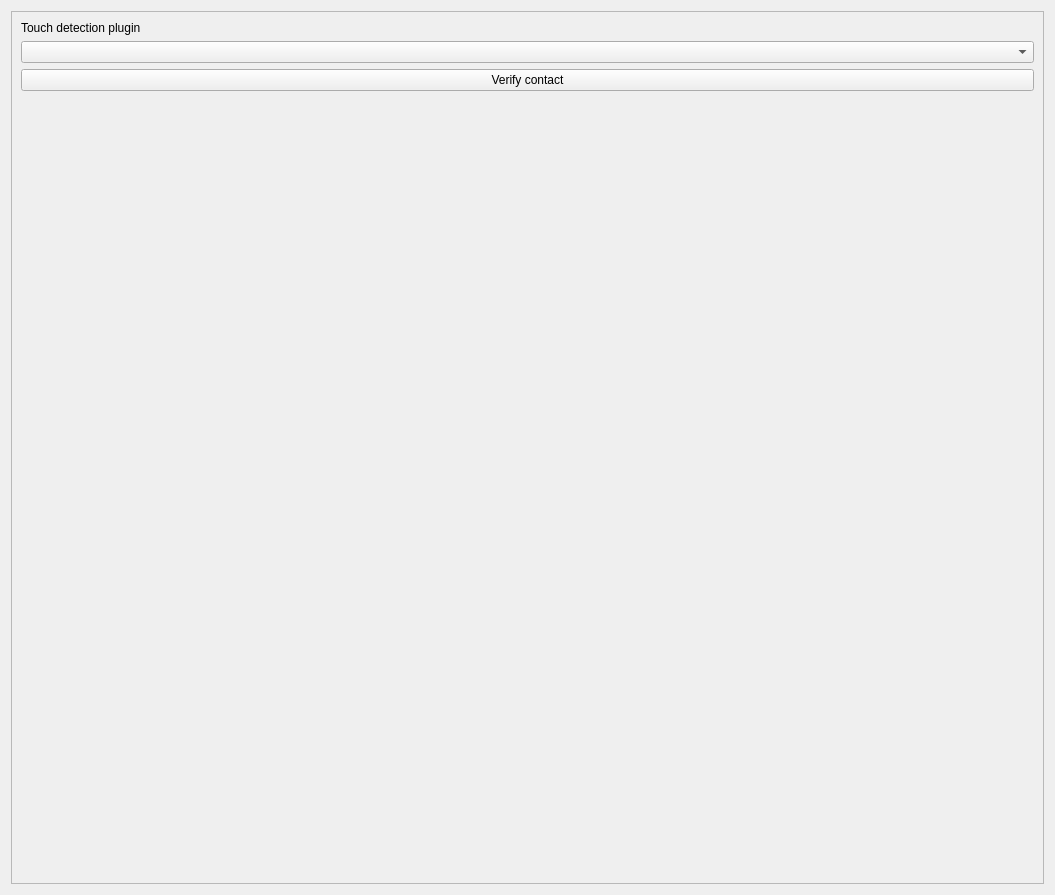
<?xml version="1.0" encoding="UTF-8"?>
<ui version="4.0">
 <class>Form</class>
 <widget class="QWidget" name="Form">
  <property name="geometry">
   <rect>
    <x>0</x>
    <y>0</y>
    <width>1055</width>
    <height>895</height>
   </rect>
  </property>
  <property name="sizePolicy">
   <sizepolicy hsizetype="Expanding" vsizetype="Expanding">
    <horstretch>0</horstretch>
    <verstretch>0</verstretch>
   </sizepolicy>
  </property>
  <property name="windowTitle">
   <string>touchDetect settings</string>
  </property>
  <layout class="QGridLayout" name="gridLayout">
   <item row="0" column="0">
    <widget class="QScrollArea" name="scrollArea">
     <property name="widgetResizable">
      <bool>true</bool>
     </property>
     <widget class="QWidget" name="scrollAreaWidgetContents">
      <property name="geometry">
       <rect>
        <x>0</x>
        <y>0</y>
        <width>1035</width>
        <height>875</height>
       </rect>
      </property>
      <layout class="QGridLayout" name="gridLayout_3">
       <item row="4" column="0">
        <widget class="QComboBox" name="touchDetBox">
         <property name="placeholderText">
          <string>No touch detect plugins found</string>
         </property>
        </widget>
       </item>
       <item row="0" column="0">
        <widget class="QLabel" name="label">
         <property name="text">
          <string>Touch detection plugin</string>
         </property>
         <property name="alignment">
          <set>Qt::AlignBottom|Qt::AlignLeading|Qt::AlignLeft</set>
         </property>
        </widget>
       </item>
       <item row="6" column="0">
        <widget class="QPushButton" name="pushButton">
         <property name="text">
          <string>Verify contact</string>
         </property>
        </widget>
       </item>
       <item row="7" column="0">
        <spacer name="verticalSpacer_2">
         <property name="orientation">
          <enum>Qt::Vertical</enum>
         </property>
         <property name="sizeHint" stdset="0">
          <size>
           <width>20</width>
           <height>40</height>
          </size>
         </property>
        </spacer>
       </item>
      </layout>
     </widget>
    </widget>
   </item>
  </layout>
 </widget>
 <resources/>
 <connections/>
</ui>
